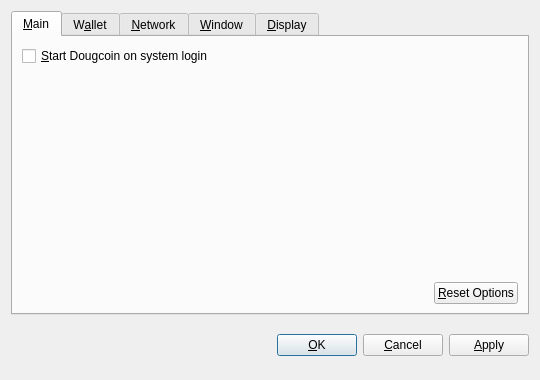
<?xml version="1.0" encoding="UTF-8"?>
<ui version="4.0">
 <class>OptionsDialog</class>
 <widget class="QDialog" name="OptionsDialog">
  <property name="geometry">
   <rect>
    <x>0</x>
    <y>0</y>
    <width>540</width>
    <height>380</height>
   </rect>
  </property>
  <property name="windowTitle">
   <string>Options</string>
  </property>
  <property name="modal">
   <bool>true</bool>
  </property>
  <layout class="QVBoxLayout" name="verticalLayout">
   <item>
    <widget class="QTabWidget" name="tabWidget">
     <property name="tabPosition">
      <enum>QTabWidget::North</enum>
     </property>
     <property name="currentIndex">
      <number>0</number>
     </property>
     <widget class="QWidget" name="tabMain">
      <attribute name="title">
       <string>&amp;Main</string>
      </attribute>
      <layout class="QVBoxLayout" name="verticalLayout_Main">
       <item>
        <widget class="QCheckBox" name="bitcoinAtStartup">
         <property name="toolTip">
          <string>Automatically start Dougcoin after logging in to the system.</string>
         </property>
         <property name="text">
          <string>&amp;Start Dougcoin on system login</string>
         </property>
        </widget>
       </item>
       <item>
        <spacer name="verticalSpacer_Main">
         <property name="orientation">
          <enum>Qt::Vertical</enum>
         </property>
         <property name="sizeHint" stdset="0">
          <size>
           <width>20</width>
           <height>40</height>
          </size>
         </property>
        </spacer>
       </item>
       <item>
        <layout class="QHBoxLayout" name="horizontalLayout_2_Main">
         <item>
          <spacer name="horizontalSpacer_2_Main">
           <property name="orientation">
            <enum>Qt::Horizontal</enum>
           </property>
           <property name="sizeHint" stdset="0">
            <size>
             <width>40</width>
             <height>20</height>
            </size>
           </property>
          </spacer>
         </item>
         <item>
          <widget class="QPushButton" name="resetButton">
           <property name="toolTip">
            <string>Reset all client options to default.</string>
           </property>
           <property name="text">
            <string>&amp;Reset Options</string>
           </property>
           <property name="autoDefault">
            <bool>false</bool>
           </property>
          </widget>
         </item>
        </layout>
       </item>
      </layout>
     </widget>
     <widget class="QWidget" name="tabWallet">
      <attribute name="title">
       <string>W&amp;allet</string>
      </attribute>
      <layout class="QVBoxLayout" name="verticalLayout_Network">
       <item>
        <widget class="QLabel" name="transactionFeeInfoLabel">
         <property name="text">
          <string>Optional transaction fee per kB that helps make sure your transactions are processed quickly. Most transactions are 1 kB.</string>
         </property>
         <property name="textFormat">
          <enum>Qt::PlainText</enum>
         </property>
         <property name="wordWrap">
          <bool>true</bool>
         </property>
        </widget>
       </item>
       <item>
        <layout class="QHBoxLayout" name="horizontalLayout_1_Main">
         <item>
          <widget class="QLabel" name="transactionFeeLabel">
           <property name="text">
            <string>Pay transaction &amp;fee</string>
           </property>
           <property name="textFormat">
            <enum>Qt::PlainText</enum>
           </property>
           <property name="buddy">
            <cstring>transactionFee</cstring>
           </property>
          </widget>
         </item>
         <item>
          <widget class="BitcoinAmountField" name="transactionFee"/>
         </item>
         <item>
          <spacer name="horizontalSpacer_1_Main">
           <property name="orientation">
            <enum>Qt::Horizontal</enum>
           </property>
           <property name="sizeHint" stdset="0">
            <size>
             <width>40</width>
             <height>20</height>
            </size>
           </property>
          </spacer>
         </item>
        </layout>
       </item>
       <item>
        <widget class="QLabel" name="label">
         <property name="text">
          <string>If you disable the spending of unconfirmed change, the change from a transaction cannot be used until that transaction has at least one confirmation. This also affects how your balance is computed.</string>
         </property>
         <property name="wordWrap">
          <bool>true</bool>
         </property>
        </widget>
       </item>
       <item>
        <widget class="QCheckBox" name="spendZeroConfChange">
         <property name="text">
          <string>Spend unconfirmed change  (experts only)</string>
         </property>
        </widget>
       </item>
       <item>
        <spacer name="verticalSpacer">
         <property name="orientation">
          <enum>Qt::Vertical</enum>
         </property>
         <property name="sizeHint" stdset="0">
          <size>
           <width>20</width>
           <height>40</height>
          </size>
         </property>
        </spacer>
       </item>
      </layout>
     </widget>
     <widget class="QWidget" name="tabNetwork">
      <attribute name="title">
       <string>&amp;Network</string>
      </attribute>
      <layout class="QVBoxLayout" name="verticalLayout_Network">
       <item>
        <widget class="QCheckBox" name="mapPortUpnp">
         <property name="toolTip">
          <string>Automatically open the Dougcoin client port on the router. This only works when your router supports UPnP and it is enabled.</string>
         </property>
         <property name="text">
          <string>Map port using &amp;UPnP</string>
         </property>
        </widget>
       </item>
       <item>
        <widget class="QCheckBox" name="connectSocks">
         <property name="toolTip">
          <string>Connect to the Dougcoin network through a SOCKS proxy (e.g. when connecting through Tor).</string>
         </property>
         <property name="text">
          <string>&amp;Connect through SOCKS proxy:</string>
         </property>
        </widget>
       </item>
       <item>
        <layout class="QHBoxLayout" name="horizontalLayout_Network">
         <item>
          <widget class="QLabel" name="proxyIpLabel">
           <property name="text">
            <string>Proxy &amp;IP:</string>
           </property>
           <property name="textFormat">
            <enum>Qt::PlainText</enum>
           </property>
           <property name="buddy">
            <cstring>proxyIp</cstring>
           </property>
          </widget>
         </item>
         <item>
          <widget class="QValidatedLineEdit" name="proxyIp">
           <property name="maximumSize">
            <size>
             <width>140</width>
             <height>16777215</height>
            </size>
           </property>
           <property name="toolTip">
            <string>IP address of the proxy (e.g. 127.0.0.1)</string>
           </property>
          </widget>
         </item>
         <item>
          <widget class="QLabel" name="proxyPortLabel">
           <property name="text">
            <string>&amp;Port:</string>
           </property>
           <property name="textFormat">
            <enum>Qt::PlainText</enum>
           </property>
           <property name="buddy">
            <cstring>proxyPort</cstring>
           </property>
          </widget>
         </item>
         <item>
          <widget class="QLineEdit" name="proxyPort">
           <property name="maximumSize">
            <size>
             <width>55</width>
             <height>16777215</height>
            </size>
           </property>
           <property name="toolTip">
            <string>Port of the proxy (e.g. 9050)</string>
           </property>
          </widget>
         </item>
         <item>
          <widget class="QLabel" name="socksVersionLabel">
           <property name="text">
            <string>SOCKS &amp;Version:</string>
           </property>
           <property name="textFormat">
            <enum>Qt::PlainText</enum>
           </property>
           <property name="buddy">
            <cstring>socksVersion</cstring>
           </property>
          </widget>
         </item>
         <item>
          <widget class="QValueComboBox" name="socksVersion">
           <property name="toolTip">
            <string>SOCKS version of the proxy (e.g. 5)</string>
           </property>
          </widget>
         </item>
         <item>
          <spacer name="horizontalSpacer_Network">
           <property name="orientation">
            <enum>Qt::Horizontal</enum>
           </property>
           <property name="sizeHint" stdset="0">
            <size>
             <width>40</width>
             <height>20</height>
            </size>
           </property>
          </spacer>
         </item>
        </layout>
       </item>
       <item>
        <spacer name="verticalSpacer_Network">
         <property name="orientation">
          <enum>Qt::Vertical</enum>
         </property>
         <property name="sizeHint" stdset="0">
          <size>
           <width>20</width>
           <height>40</height>
          </size>
         </property>
        </spacer>
       </item>
      </layout>
     </widget>
     <widget class="QWidget" name="tabWindow">
      <attribute name="title">
       <string>&amp;Window</string>
      </attribute>
      <layout class="QVBoxLayout" name="verticalLayout_Window">
       <item>
        <widget class="QCheckBox" name="minimizeToTray">
         <property name="toolTip">
          <string>Show only a tray icon after minimizing the window.</string>
         </property>
         <property name="text">
          <string>&amp;Minimize to the tray instead of the taskbar</string>
         </property>
        </widget>
       </item>
       <item>
        <widget class="QCheckBox" name="minimizeOnClose">
         <property name="toolTip">
          <string>Minimize instead of exit the application when the window is closed. When this option is enabled, the application will be closed only after selecting Quit in the menu.</string>
         </property>
         <property name="text">
          <string>M&amp;inimize on close</string>
         </property>
        </widget>
       </item>
       <item>
        <spacer name="verticalSpacer_Window">
         <property name="orientation">
          <enum>Qt::Vertical</enum>
         </property>
         <property name="sizeHint" stdset="0">
          <size>
           <width>20</width>
           <height>40</height>
          </size>
         </property>
        </spacer>
       </item>
      </layout>
     </widget>
     <widget class="QWidget" name="tabDisplay">
      <attribute name="title">
       <string>&amp;Display</string>
      </attribute>
      <layout class="QVBoxLayout" name="verticalLayout_Display">
       <item>
        <layout class="QHBoxLayout" name="horizontalLayout_1_Display">
         <item>
          <widget class="QLabel" name="langLabel">
           <property name="text">
            <string>User Interface &amp;language:</string>
           </property>
           <property name="textFormat">
            <enum>Qt::PlainText</enum>
           </property>
           <property name="buddy">
            <cstring>lang</cstring>
           </property>
          </widget>
         </item>
         <item>
          <widget class="QValueComboBox" name="lang">
           <property name="toolTip">
            <string>The user interface language can be set here. This setting will take effect after restarting Dougcoin.</string>
           </property>
          </widget>
         </item>
        </layout>
       </item>
       <item>
        <layout class="QHBoxLayout" name="horizontalLayout_2_Display">
         <item>
          <widget class="QLabel" name="unitLabel">
           <property name="text">
            <string>&amp;Unit to show amounts in:</string>
           </property>
           <property name="textFormat">
            <enum>Qt::PlainText</enum>
           </property>
           <property name="buddy">
            <cstring>unit</cstring>
           </property>
          </widget>
         </item>
         <item>
          <widget class="QValueComboBox" name="unit">
           <property name="toolTip">
            <string>Choose the default subdivision unit to show in the interface and when sending coins.</string>
           </property>
          </widget>
         </item>
        </layout>
       </item>
       <item>
        <widget class="QCheckBox" name="displayAddresses">
         <property name="toolTip">
          <string>Whether to show Dougcoin addresses in the transaction list or not.</string>
         </property>
         <property name="text">
          <string>&amp;Display addresses in transaction list</string>
         </property>
        </widget>
       </item>
       <item>
        <widget class="QCheckBox" name="coinControlFeatures">
         <property name="toolTip">
          <string>Whether to show coin control features or not.</string>
         </property>
         <property name="text">
          <string>Display coin &amp;control features (experts only!)</string>
         </property>
        </widget>
       </item>
       <item>
        <spacer name="verticalSpacer_Display">
         <property name="orientation">
          <enum>Qt::Vertical</enum>
         </property>
         <property name="sizeHint" stdset="0">
          <size>
           <width>20</width>
           <height>40</height>
          </size>
         </property>
        </spacer>
       </item>
      </layout>
     </widget>
    </widget>
   </item>
   <item>
    <layout class="QHBoxLayout" name="horizontalLayout_Buttons">
     <item>
      <spacer name="horizontalSpacer_1">
       <property name="orientation">
        <enum>Qt::Horizontal</enum>
       </property>
       <property name="sizeHint" stdset="0">
        <size>
         <width>40</width>
         <height>48</height>
        </size>
       </property>
      </spacer>
     </item>
     <item>
      <widget class="QLabel" name="statusLabel">
       <property name="font">
        <font>
         <weight>75</weight>
         <bold>true</bold>
        </font>
       </property>
       <property name="text">
        <string/>
       </property>
       <property name="textFormat">
        <enum>Qt::PlainText</enum>
       </property>
       <property name="wordWrap">
        <bool>true</bool>
       </property>
      </widget>
     </item>
     <item>
      <spacer name="horizontalSpacer_2">
       <property name="orientation">
        <enum>Qt::Horizontal</enum>
       </property>
       <property name="sizeHint" stdset="0">
        <size>
         <width>40</width>
         <height>48</height>
        </size>
       </property>
      </spacer>
     </item>
     <item>
      <widget class="QPushButton" name="okButton">
       <property name="text">
        <string>&amp;OK</string>
       </property>
      </widget>
     </item>
     <item>
      <widget class="QPushButton" name="cancelButton">
       <property name="text">
        <string>&amp;Cancel</string>
       </property>
       <property name="autoDefault">
        <bool>false</bool>
       </property>
      </widget>
     </item>
     <item>
      <widget class="QPushButton" name="applyButton">
       <property name="text">
        <string>&amp;Apply</string>
       </property>
       <property name="autoDefault">
        <bool>false</bool>
       </property>
      </widget>
     </item>
    </layout>
   </item>
  </layout>
 </widget>
 <customwidgets>
  <customwidget>
   <class>BitcoinAmountField</class>
   <extends>QSpinBox</extends>
   <header>bitcoinamountfield.h</header>
  </customwidget>
  <customwidget>
   <class>QValueComboBox</class>
   <extends>QComboBox</extends>
   <header>qvaluecombobox.h</header>
  </customwidget>
  <customwidget>
   <class>QValidatedLineEdit</class>
   <extends>QLineEdit</extends>
   <header>qvalidatedlineedit.h</header>
  </customwidget>
 </customwidgets>
 <resources/>
 <connections/>
</ui>
